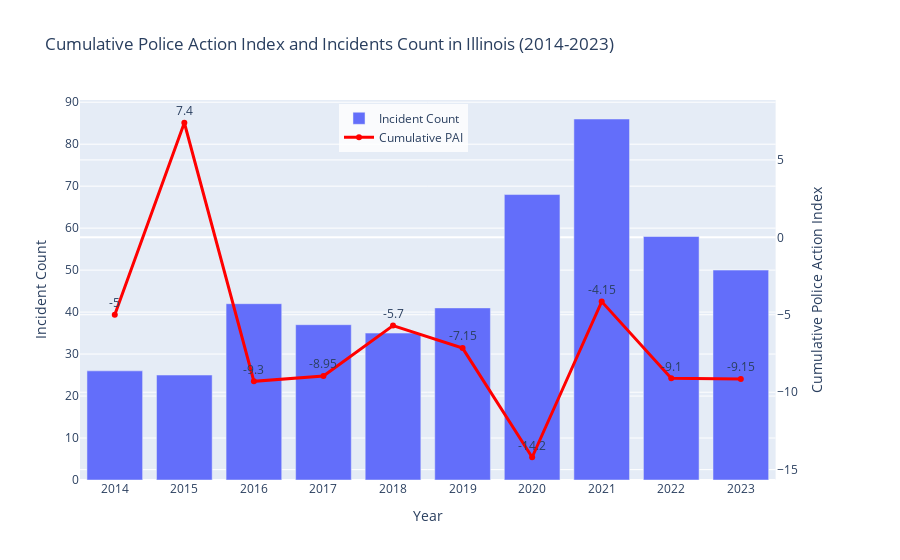

Notebook source saved alongside this figure:
### Markdown cell above
Analyzing PAI for Illinois since it is against the trend-

### Code cell
import pandas as pd
import plotly.graph_objects as go
from plotly.subplots import make_subplots

# Load the CSV file
data = pd.read_csv('Data/added_police_and_justice_10.csv')

# Convert 'Incident Date' to datetime format
data['Incident Date'] = pd.to_datetime(data['Incident Date'])

# Filter data for Illinois
illinois_data = data[data['State'] == 'Illinois']

# Extract year from Incident Date
illinois_data['Year'] = illinois_data['Incident Date'].dt.year

# Calculate cumulative Police Action Index and incidents per year
cumulative_pai = illinois_data.groupby('Year')['Police Action Index'].sum().reset_index()
incident_counts = illinois_data.groupby('Year').size().reset_index(name='Incident Count')

# Merge the two DataFrames on year
plot_data = pd.merge(cumulative_pai, incident_counts, on='Year')

# Create a figure with secondary y-axis
fig = make_subplots(specs=[[{"secondary_y": True}]])

# Add bar chart for incident counts
fig.add_trace(
    go.Bar(x=plot_data['Year'], y=plot_data['Incident Count'], name='Incident Count'),
    secondary_y=False,
)

# Add line chart for cumulative PAI
fig.add_trace(
    go.Scatter(
        x=plot_data['Year'], 
        y=plot_data['Police Action Index'], 
        mode='lines+markers+text',
        name='Cumulative PAI',
        text=plot_data['Police Action Index'].round(2),
        textposition='top center',
        line=dict(color='red', width=3)
    ),
    secondary_y=True,
)

# Update layout
fig.update_layout(
    title='Cumulative Police Action Index and Incidents Count in Illinois (2014-2023)',
    xaxis=dict(
        title='Year',
        tickmode='linear',
        tick0=2014,
        dtick=1,
        range=[2013.5, 2023.5]
    ),
    legend=dict(x=0.35, y=0.99, bgcolor='rgba(255, 255, 255, 0.8)'),
    hovermode='x unified'
)

# Set y-axes titles
fig.update_yaxes(title_text="Incident Count", secondary_y=False)
fig.update_yaxes(title_text="Cumulative Police Action Index", secondary_y=True)

# Show the figure
fig.show()

### Figure 1 — Plotly figure (JSON) as saved in the notebook; plotly's stock layout.template omitted (floating-point values rounded to 4 significant figures)
{"data": [{"name": "Incident Count", "type": "bar", "x": [2014, 2015, 2016, 2017, 2018, 2019, 2020, 2021, 2022, 2023], "xaxis": "x", "y": [26, 25, 42, 37, 35, 41, 68, 86, 58, 50], "yaxis": "y"}, {"line": {"color": "red", "width": 3}, "mode": "lines+markers+text", "name": "Cumulative PAI", "text": [-5, 7.4, -9.3, -8.95, -5.7, -7.15, -14.2, -4.15, -9.1, -9.15], "textposition": "top center", "type": "scatter", "x": [2014, 2015, 2016, 2017, 2018, 2019, 2020, 2021, 2022, 2023], "xaxis": "x", "y": [-5, 7.4, -9.3, -8.95, -5.7, -7.15, -14.2, -4.15, -9.1, -9.15], "yaxis": "y2"}], "layout": {"hovermode": "x unified", "legend": {"bgcolor": "rgba(255, 255, 255, 0.8)", "x": 0.35, "y": 0.99}, "title": {"text": "Cumulative Police Action Index and Incidents Count in Illinois (2014-2023)"}, "xaxis": {"anchor": "y", "domain": [0, 0.94], "dtick": 1, "range": [2014.0, 2024.0], "tick0": 2014, "tickmode": "linear", "title": {"text": "Year"}}, "yaxis": {"anchor": "x", "domain": [0, 1], "title": {"text": "Incident Count"}}, "yaxis2": {"anchor": "x", "overlaying": "y", "side": "right", "title": {"text": "Cumulative Police Action Index"}}}}
